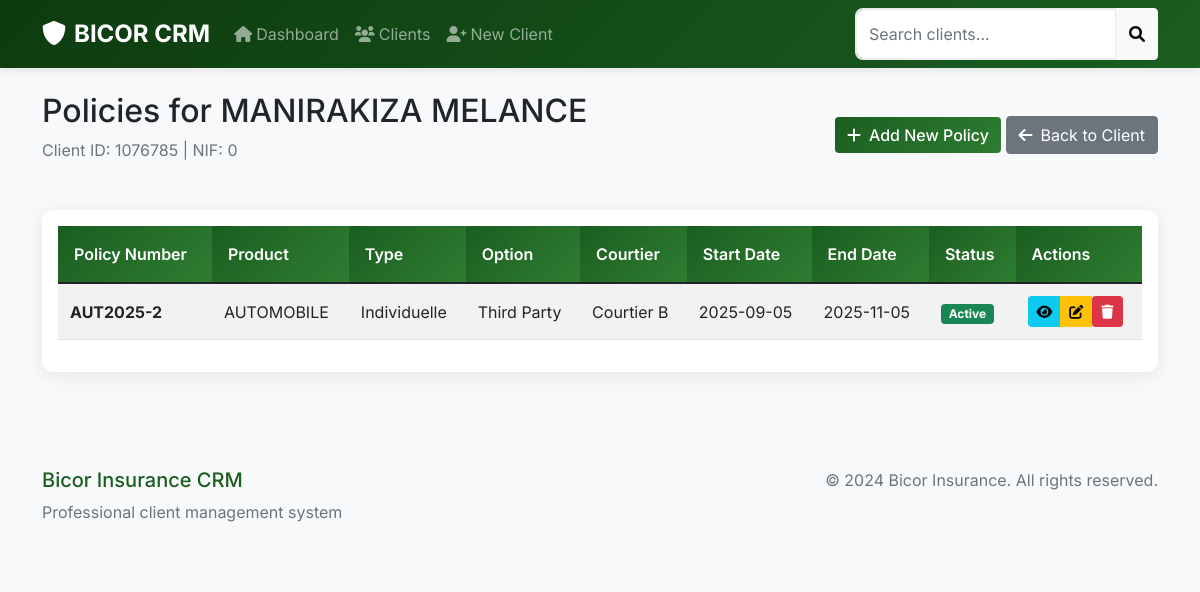
/client/1076785/policies, run on the app's committed database.
### tables this page shows
CREATE TABLE "Clients" (
	"ID"	INTEGER,
	"AncCode"	TEXT,
	"NumID"	TEXT,
	"NIF"	TEXT,
	"Nom"	TEXT,
	"Prenom"	TEXT,
	"DateNais"	TEXT,
	"LieuNais"	TEXT,
	"NomConj"	TEXT,
	"NextOfKin"	TEXT,
	"MobPhone"	INTEGER,
	"MobPhone2"	TEXT,
	"NomAffich"	TEXT,
	"Email"	TEXT,
	"ComID"	INTEGER,
	"Zone"	TEXT,
	"Residence"	TEXT,
	"AgentInt"	INTEGER,
	"PaieTVA"	INTEGER,
	"Valide"	INTEGER,
	"SexeID"	INTEGER,
	"BranchID"	INTEGER,
	"NationalID"	INTEGER,
	"EtatCivID"	INTEGER,
	"PosCliID"	INTEGER,
	"CategID"	INTEGER,
	"OccupID"	INTEGER,
	"CreatOn"	TEXT,
	"CreatBy"	INTEGER,
	"LModifBy"	TEXT,
	"LModifOn"	TEXT,
	PRIMARY KEY("ID")
);

CREATE TABLE "Policies" (
    PolicyID INTEGER PRIMARY KEY AUTOINCREMENT,
    ProductID INTEGER NOT NULL,
    PolicyNumber TEXT UNIQUE NOT NULL,
    OldPolicyNumber TEXT,
    EndorsementNumber TEXT,
    OtherEndorsementNumber TEXT DEFAULT '00000',
    ClientID INTEGER NOT NULL,
    EventTypeID INTEGER NOT NULL,
    PolicyTypeID INTEGER NOT NULL,
    OptionID INTEGER NOT NULL,
    Description TEXT,
    CourtierID INTEGER DEFAULT 1,
    TermID INTEGER NOT NULL,
    ProductionDate TEXT NOT NULL,
    DurationMonths INTEGER,
    ExpiryDate TEXT NOT NULL,
    PurchaseOrder TEXT,
    PurchaseOrderNumber TEXT,
    CreditAuthorizedBy TEXT DEFAULT '---',
    AgencyID INTEGER NOT NULL,
    CreatedByUserID INTEGER NOT NULL,
    CreatedOn TEXT NOT NULL,
    UpdatedOn TEXT DEFAULT CURRENT_TIMESTAMP,
    Status TEXT DEFAULT 'Active',
    
    -- Foreign Keys
    FOREIGN KEY (ProductID) REFERENCES Products(ProductID),
    FOREIGN KEY (ClientID) REFERENCES Clients(ID) ON DELETE CASCADE,
    FOREIGN KEY (EventTypeID) REFERENCES EventTypes(EventTypeID),
    FOREIGN KEY (PolicyTypeID) REFERENCES PolicyTypes(TypeID),
    FOREIGN KEY (OptionID) REFERENCES PolicyOptions(OptionID),
    FOREIGN KEY (CourtierID) REFERENCES Courtiers(CourtierID),
    FOREIGN KEY (TermID) REFERENCES Terms(TermID),
    FOREIGN KEY (AgencyID) REFERENCES Agencies(AgencyID),
    FOREIGN KEY (CreatedByUserID) REFERENCES Users(UserID)
);

CREATE TABLE Products (
    ProductID INTEGER PRIMARY KEY,
    ProductName TEXT NOT NULL UNIQUE,
    Description TEXT
);

CREATE TABLE PolicyTypes (
    TypeID INTEGER PRIMARY KEY,
    TypeName TEXT NOT NULL UNIQUE
);

CREATE TABLE PolicyOptions (
    OptionID INTEGER PRIMARY KEY,
    OptionName TEXT NOT NULL UNIQUE,
    ProductID INTEGER,
    FOREIGN KEY (ProductID) REFERENCES Products(ProductID)
);

CREATE TABLE Courtiers (
    CourtierID INTEGER PRIMARY KEY,
    CourtierName TEXT NOT NULL UNIQUE,
    ContactInfo TEXT,
    IsActive INTEGER DEFAULT 1
);

### app.py (the view)
@app.route('/client/<int:client_id>/policies')
def client_policies(client_id):
    with get_db_connection() as conn:
        cursor = conn.cursor()
        cursor.execute('SELECT * FROM Clients WHERE ID = ?', (client_id,))
        client = cursor.fetchone()
        cursor.execute('''
            SELECT p.*, pr.ProductName, pt.TypeName as PolicyTypeName,
                   po.OptionName, a.AgencyName, u.FullName as CreatedByName,
                   et.EventName, t.TermName, c.CourtierName
            FROM Policies p
            JOIN Products pr ON p.ProductID = pr.ProductID
            JOIN PolicyTypes pt ON p.PolicyTypeID = pt.TypeID
            JOIN PolicyOptions po ON p.OptionID = po.OptionID
            JOIN Agencies a ON p.AgencyID = a.AgencyID
            JOIN Users u ON p.CreatedByUserID = u.UserID
            JOIN EventTypes et ON p.EventTypeID = et.EventTypeID
            JOIN Terms t ON p.TermID = t.TermID
            LEFT JOIN Courtiers c ON p.CourtierID = c.CourtierID
            WHERE p.ClientID = ?
            ORDER BY p.CreatedOn DESC
        ''', (client_id,))
        policies = cursor.fetchall()
    if not client:
        flash('Client not found!', 'danger')
        return redirect(url_for('clients'))
    return render_template('client_policies.html', client=client, policies=policies)

### app.py (called while the page is built)
@contextmanager
def get_db_connection():
    conn = sqlite3.connect('data.db')
    conn.row_factory = sqlite3.Row  # This enables column access by name
    try:
        yield conn
    finally:
        conn.close()

### templates/client_policies.html (shortened to what this page needs)
{% extends "base.html" %}
{% block content %}
<div class="d-flex justify-content-between align-items-center mb-4">
    <div>
        <h2>Policies for {{ client.Nom }} {{ client.Prenom }}</h2>
        <p class="text-muted">Client ID: {{ client.ID }} | NIF: {{ client.NIF or 'N/A' }}</p>
    </div>
    <div>
        <a href="{{ url_for('add_policy', client_id=client.ID) }}" class="btn btn-bicor">
            <i class="fas fa-plus me-2"></i>Add New Policy
        </a>
        <a href="{{ url_for('view_client', id=client.ID) }}" class="btn btn-secondary">
            <i class="fas fa-arrow-left me-2"></i>Back to Client
        </a>
    </div>
</div>
{% if policies %}
<div class="card">
    <div class="card-body">
        <div class="table-responsive">
            <table class="table table-striped table-hover">
                <thead class="table-dark">
                    <tr>
                        <th>Policy Number</th>
                        <th>Product</th>
                        <th>Type</th>
                        <th>Option</th>
                        <th>Courtier</th>
                        <th>Start Date</th>
                        <th>End Date</th>
                        <th>Status</th>
                        <th>Actions</th>
                    </tr>
                </thead>
                <tbody>
                    {% for policy in policies %}
                    <tr>
                        <td><strong>{{ policy.PolicyNumber }}</strong></td>
                        <td>{{ policy.ProductName }}</td>
                        <td>{{ policy.PolicyTypeName }}</td>
                        <td>{{ policy.OptionName }}</td>
                        <td>{{ policy.CourtierName or '---' }}</td>
                        <td>{{ policy.ProductionDate }}</td>
                        <td>{{ policy.ExpiryDate }}</td>
                        <td>
                            <span class="badge bg-{% if policy.Status == 'Active' %}success{% else %}warning{% endif %}">
                                {{ policy.Status }}
                            </span>
                        </td>
                        <td>
                            <div class="btn-group">
                                <a href="{{ url_for('view_policy', policy_id=policy.PolicyID) }}" class="btn btn-sm btn-info" title="View Details">
                                    <i class="fas fa-eye"></i>
                                </a>
                                <a href="{{ url_for('edit_policy', policy_id=policy.PolicyID) }}" class="btn btn-sm btn-warning" title="Edit">
                                    <i class="fas fa-edit"></i>
                                </a>
                                <form action="{{ url_for('delete_policy', policy_id=policy.PolicyID) }}" method="post" style="display:inline;">
                                    <button type="submit" class="btn btn-sm btn-danger" title="Delete" onclick="return confirm('Are you sure?')">
                                        <i class="fas fa-trash"></i>
                                    </button>
                                </form>
                            </div>
                        </td>
                    </tr>
                    {% endfor %}
                </tbody>
            </table>
        </div>
    </div>
</div>
{% endif %}
{% endblock %}

### static/css/style.css (style rules this page uses)
:root { --bicor-primary: #1b5e20; --bicor-secondary: #2e7d32; --bicor-light: #4caf50; --bicor-accent: #388e3c; --bicor-dark: #0d3b10; }
body { background-color: #f8f9fa; font-family: 'Segoe UI', Tahoma, Geneva, Verdana, sans-serif; }
.btn-bicor { background: linear-gradient(135deg, var(--bicor-primary) 0%, var(--bicor-secondary) 100%); border: none; color: white; font-weight: 500; }
.card { border: none; border-radius: 12px; box-shadow: 0 4px 20px rgba(0,0,0,0.08); transition: transform 0.2s ease, box-shadow 0.2s ease; }
.table th { background: linear-gradient(135deg, var(--bicor-primary) 0%, var(--bicor-secondary) 100%); color: white; border: none; font-weight: 600; padding: 1rem; }
.table td { padding: 0.75rem; vertical-align: middle; }
.mb-4 { margin-bottom: 2rem !important; }

### templates/base.html (style rules this page uses)
body { font-family: 'Inter', sans-serif; }

### data on the page
Clients: Nom "MANIRAKIZA", Prenom "MELANCE", ID "1076785", NIF "0"
Policies: PolicyNumber "AUT2025-2", ProductName "AUTOMOBILE", PolicyTypeName "Individuelle", OptionName "Third Party", CourtierName "Courtier B", ProductionDate "2025-09-05", ExpiryDate "2025-11-05", Status "Active"
